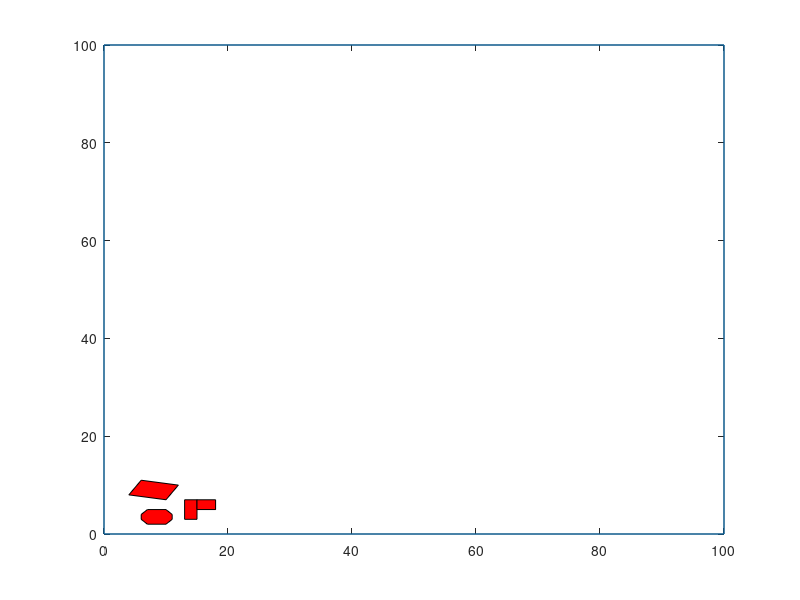

Write MATLAB code to recreate this figure.
function map =map_definition()

map.Npoly=4; %Define number of polygons

 map.poly{1}=[13,3; 15,3; 15,7; 13,7; 13,3];
 

 map.poly{2}=[6,3; 7,2; 10,2; 11,3; 11,4; 10,5; 7,5; 6,4; 6,3];
 
 map.poly{3}=[4,8; 10,7; 12,10; 6,11; 4,8];


 map.poly{4}=[15,5; 18,5; 18,7; 15,7; 15,5];
 
 % merge vertices of all obstacle
obsx=map.poly{1}(:,1).';
obsy=map.poly{1}(:,2).';
for i=2:map.Npoly
    obsx=[obsx NaN map.poly{i}(:,1).'];
    obsy=[obsy NaN map.poly{i}(:,2).'];
end
map.obsx=obsx;
map.obsy=obsy; 


%Define map range
map.xrange=[0 100];
map.yrange=[0 100];


%Plot map
figure;
plot([0 100 100 0 0],[0 0 100 100 0]);
hold on

% Fill polygons

for i=1:map.Npoly    
    fill(map.poly{i}(:,1),map.poly{i}(:,2),'r')
end


    
